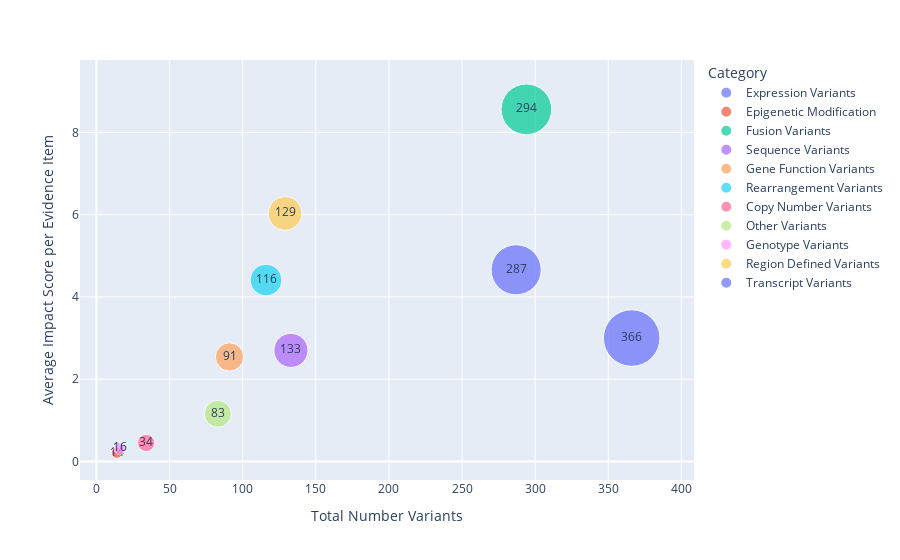

Notebook code cell kept with this figure:
### Code cell
fig3 = px.scatter(
    data_frame=not_supported_variant_impact_df,
    x="Total Number Variants",
    y="Average Impact Score per Evidence Item",
    size="Total Number Variants",
    size_max=40,
    text="Total Number Variants",
    color="Category",
    hover_data=["% Accepted Evidence Items", "Average Impact Score per Variant"],
)
fig3.show()

### Figure 1 — Plotly figure (JSON) as saved in the notebook; plotly's stock layout.template omitted (floating-point values rounded to 4 significant figures)
{"data": [{"customdata": [["56.07%", 5.68]], "hovertemplate": "Category=Expression Variants<br>Total Number Variants=%{text}<br>Average Impact Score per Evidence Item=%{y}<br>% Accepted Evidence Items=%{customdata[0]}<br>Average Impact Score per Variant=%{customdata[1]}<extra></extra>", "legendgroup": "Expression Variants", "marker": {"color": "#636efa", "size": [287], "sizemode": "area", "sizeref": 0.2288, "symbol": "circle"}, "mode": "markers+text", "name": "Expression Variants", "orientation": "v", "showlegend": true, "text": [287], "type": "scatter", "x": [287], "xaxis": "x", "y": [4.66], "yaxis": "y"}, {"customdata": [["95.65%", 0.25]], "hovertemplate": "Category=Epigenetic Modification<br>Total Number Variants=%{text}<br>Average Impact Score per Evidence Item=%{y}<br>% Accepted Evidence Items=%{customdata[0]}<br>Average Impact Score per Variant=%{customdata[1]}<extra></extra>", "legendgroup": "Epigenetic Modification", "marker": {"color": "#EF553B", "size": [14], "sizemode": "area", "sizeref": 0.2288, "symbol": "circle"}, "mode": "markers+text", "name": "Epigenetic Modification", "orientation": "v", "showlegend": true, "text": [14], "type": "scatter", "x": [14], "xaxis": "x", "y": [0.21], "yaxis": "y"}, {"customdata": [["61.33%", 10.43]], "hovertemplate": "Category=Fusion Variants<br>Total Number Variants=%{text}<br>Average Impact Score per Evidence Item=%{y}<br>% Accepted Evidence Items=%{customdata[0]}<br>Average Impact Score per Variant=%{customdata[1]}<extra></extra>", "legendgroup": "Fusion Variants", "marker": {"color": "#00cc96", "size": [294], "sizemode": "area", "sizeref": 0.2288, "symbol": "circle"}, "mode": "markers+text", "name": "Fusion Variants", "orientation": "v", "showlegend": true, "text": [294], "type": "scatter", "x": [294], "xaxis": "x", "y": [8.56], "yaxis": "y"}, {"customdata": [["64.90%", 3.3]], "hovertemplate": "Category=Sequence Variants<br>Total Number Variants=%{text}<br>Average Impact Score per Evidence Item=%{y}<br>% Accepted Evidence Items=%{customdata[0]}<br>Average Impact Score per Variant=%{customdata[1]}<extra></extra>", "legendgroup": "Sequence Variants", "marker": {"color": "#ab63fa", "size": [133], "sizemode": "area", "sizeref": 0.2288, "symbol": "circle"}, "mode": "markers+text", "name": "Sequence Variants", "orientation": "v", "showlegend": true, "text": [133], "type": "scatter", "x": [133], "xaxis": "x", "y": [2.7], "yaxis": "y"}, {"customdata": [["44.64%", 3.1]], "hovertemplate": "Category=Gene Function Variants<br>Total Number Variants=%{text}<br>Average Impact Score per Evidence Item=%{y}<br>% Accepted Evidence Items=%{customdata[0]}<br>Average Impact Score per Variant=%{customdata[1]}<extra></extra>", "legendgroup": "Gene Function Variants", "marker": {"color": "#FFA15A", "size": [91], "sizemode": "area", "sizeref": 0.2288, "symbol": "circle"}, "mode": "markers+text", "name": "Gene Function Variants", "orientation": "v", "showlegend": true, "text": [91], "type": "scatter", "x": [91], "xaxis": "x", "y": [2.54], "yaxis": "y"}, {"customdata": [["38.04%", 5.38]], "hovertemplate": "Category=Rearrangement Variants<br>Total Number Variants=%{text}<br>Average Impact Score per Evidence Item=%{y}<br>% Accepted Evidence Items=%{customdata[0]}<br>Average Impact Score per Variant=%{customdata[1]}<extra></extra>", "legendgroup": "Rearrangement Variants", "marker": {"color": "#19d3f3", "size": [116], "sizemode": "area", "sizeref": 0.2288, "symbol": "circle"}, "mode": "markers+text", "name": "Rearrangement Variants", "orientation": "v", "showlegend": true, "text": [116], "type": "scatter", "x": [116], "xaxis": "x", "y": [4.41], "yaxis": "y"}, {"customdata": [["46.27%", 0.54]], "hovertemplate": "Category=Copy Number Variants<br>Total Number Variants=%{text}<br>Average Impact Score per Evidence Item=%{y}<br>% Accepted Evidence Items=%{customdata[0]}<br>Average Impact Score per Variant=%{customdata[1]}<extra></extra>", "legendgroup": "Copy Number Variants", "marker": {"color": "#FF6692", "size": [34], "sizemode": "area", "sizeref": 0.2288, "symbol": "circle"}, "mode": "markers+text", "name": "Copy Number Variants", "orientation": "v", "showlegend": true, "text": [34], "type": "scatter", "x": [34], "xaxis": "x", "y": [0.45], "yaxis": "y"}, {"customdata": [["40.28%", 1.41]], "hovertemplate": "Category=Other Variants<br>Total Number Variants=%{text}<br>Average Impact Score per Evidence Item=%{y}<br>% Accepted Evidence Items=%{customdata[0]}<br>Average Impact Score per Variant=%{customdata[1]}<extra></extra>", "legendgroup": "Other Variants", "marker": {"color": "#B6E880", "size": [83], "sizemode": "area", "sizeref": 0.2288, "symbol": "circle"}, "mode": "markers+text", "name": "Other Variants", "orientation": "v", "showlegend": true, "text": [83], "type": "scatter", "x": [83], "xaxis": "x", "y": [1.16], "yaxis": "y"}, {"customdata": [["62.96%", 0.39]], "hovertemplate": "Category=Genotype Variants<br>Total Number Variants=%{text}<br>Average Impact Score per Evidence Item=%{y}<br>% Accepted Evidence Items=%{customdata[0]}<br>Average Impact Score per Variant=%{customdata[1]}<extra></extra>", "legendgroup": "Genotype Variants", "marker": {"color": "#FF97FF", "size": [16], "sizemode": "area", "sizeref": 0.2288, "symbol": "circle"}, "mode": "markers+text", "name": "Genotype Variants", "orientation": "v", "showlegend": true, "text": [16], "type": "scatter", "x": [16], "xaxis": "x", "y": [0.32], "yaxis": "y"}, {"customdata": [["72.08%", 7.35]], "hovertemplate": "Category=Region Defined Variants<br>Total Number Variants=%{text}<br>Average Impact Score per Evidence Item=%{y}<br>% Accepted Evidence Items=%{customdata[0]}<br>Average Impact Score per Variant=%{customdata[1]}<extra></extra>", "legendgroup": "Region Defined Variants", "marker": {"color": "#FECB52", "size": [129], "sizemode": "area", "sizeref": 0.2288, "symbol": "circle"}, "mode": "markers+text", "name": "Region Defined Variants", "orientation": "v", "showlegend": true, "text": [129], "type": "scatter", "x": [129], "xaxis": "x", "y": [6.03], "yaxis": "y"}, {"customdata": [["12.11%", 3.65]], "hovertemplate": "Category=Transcript Variants<br>Total Number Variants=%{text}<br>Average Impact Score per Evidence Item=%{y}<br>% Accepted Evidence Items=%{customdata[0]}<br>Average Impact Score per Variant=%{customdata[1]}<extra></extra>", "legendgroup": "Transcript Variants", "marker": {"color": "#636efa", "size": [366], "sizemode": "area", "sizeref": 0.2288, "symbol": "circle"}, "mode": "markers+text", "name": "Transcript Variants", "orientation": "v", "showlegend": true, "text": [366], "type": "scatter", "x": [366], "xaxis": "x", "y": [3], "yaxis": "y"}], "layout": {"legend": {"itemsizing": "constant", "title": {"text": "Category"}, "tracegroupgap": 0}, "margin": {"t": 60}, "xaxis": {"anchor": "y", "domain": [0, 1], "title": {"text": "Total Number Variants"}}, "yaxis": {"anchor": "x", "domain": [0, 1], "title": {"text": "Average Impact Score per Evidence Item"}}}}
